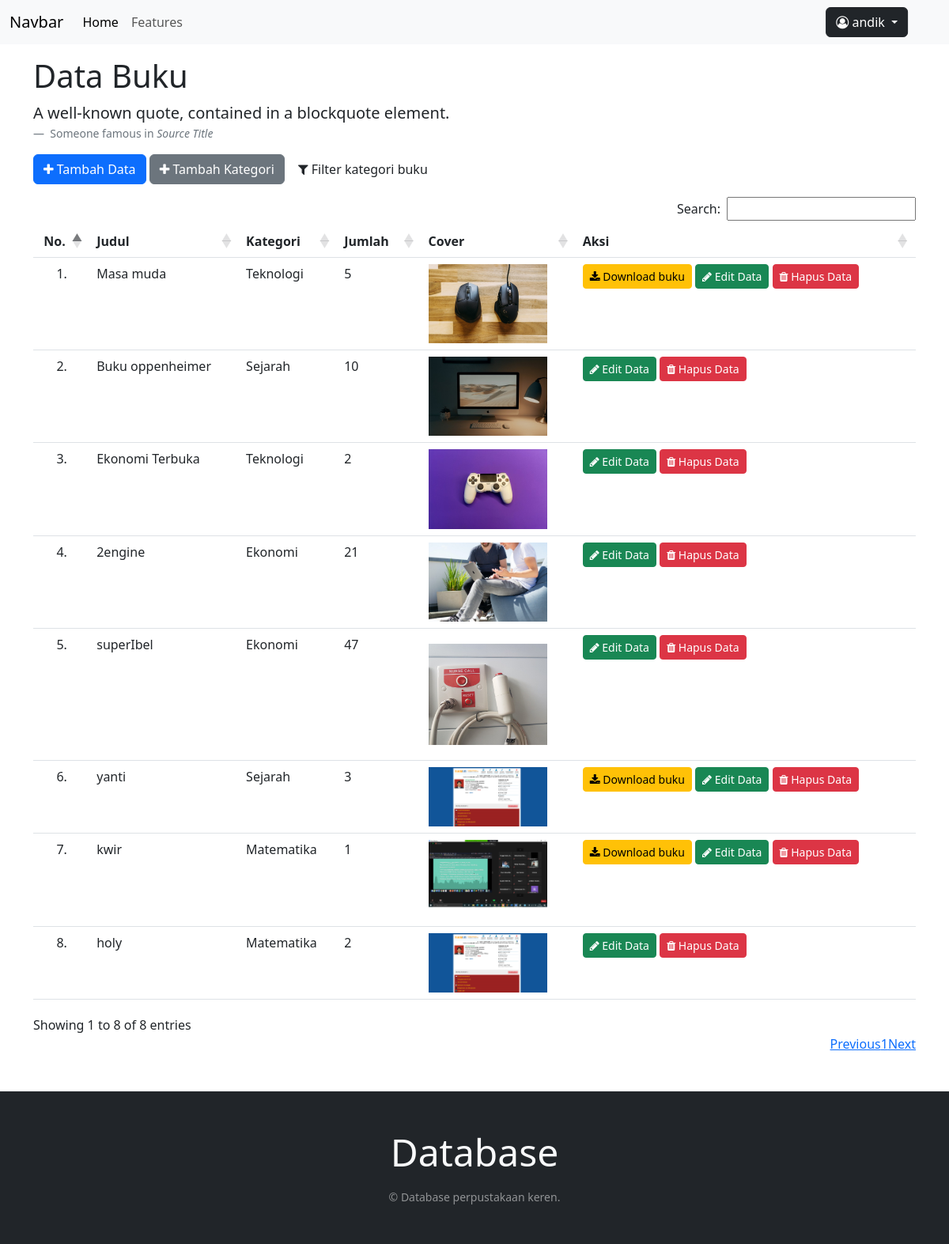
/index.php (signed in), run on the app's committed database.
### tables this page shows
CREATE TABLE `list_buku` (
  `id_buku` int(11) NOT NULL,
  `judul_buku` varchar(100) NOT NULL,
  `kategori` varchar(50) NOT NULL,
  `jumlah_buku` int(4) NOT NULL,
  `cover_buku` varchar(100) NOT NULL,
  `file_buku` varchar(100) NOT NULL,
  `owner` varchar(50) NOT NULL
);

### routers/user.php (called while the page is built, shortened)
<?php
function escape($data)
{
    global $conn;
    $data = mysqli_real_escape_string($conn, $data);
    return $data;
}
function cek_admin($user)
{
    global $conn;
    $user = escape($user);
    $query = "SELECT role FROM users WHERE username = '$user';";
    $sql = mysqli_query($conn, $query);
    $result = mysqli_fetch_assoc($sql)['role'];
    if ($result == 1){
        return true;
    } else {
        return false;
    }
}

### index.php (the view, shortened to what this page needs)
<?php
include("core/init.php");
include("routers/user.php");
$query = "SELECT * FROM list_buku;";
$sql = mysqli_query($conn, $query);
$no = 0;
include("views/header.php");
include("views/title.php");
?>
<div class="container">
    <div class="mb-3">
        <a href="views/buku.php" type="button" class="btn btn-primary">
            <i class="fa fa-plus" aria-hidden="true"></i>
            Tambah Data
        </a>
        <?php
        if (cek_admin($_SESSION['user'])) {
        ?>
            <a href="views/kategori.php" type="button" class="btn btn-secondary">
                <i class="fa fa-plus" aria-hidden="true"></i>
                Tambah Kategori
            </a>
        <?php } ?>
        <a href="views/filter.php" type="button" class="btn btn-tertiary">
            <i class="fa fa-filter" aria-hidden="true"></i>
            Filter kategori buku
        </a>
    </div>
    <div class="table-responsive">
        <table id="dt" class="table table-hover" style="width:100%">
            <thead>
                <tr>
                    <th>
                        <center>No.</center>
                    </th>
                    <th>Judul</th>
                    <th>Kategori</th>
                    <th>Jumlah</th>
                    <th>Cover</th>
                    <th>Aksi</th>
                </tr>
            </thead>
            <tbody>
                <?php
                while ($result = mysqli_fetch_assoc($sql)) {
                ?>
                    <tr>
                        <td>
                            <center><?php echo ++$no ?>.</center>
                        </td>
                        <td>
                            <?php echo $result["judul_buku"]; ?>
                        </td>
                        <td>
                            <?php echo $result["kategori"]; ?>
                        </td>
                        <td>
                            <?php echo $result["jumlah_buku"]; ?>
                        </td>
                        <td>
                            <img src="assets/images/<?php echo $result["cover_buku"]; ?>" style="width: 150px;">
                        </td>
                        <td>
                            <?php
                            if ($result["file_buku"] != "") {
                            ?>
                                <a href="assets/pdf/<?php echo $result["file_buku"]; ?>" download="" class="btn btn-sm btn-warning">
                                    <i class="fa fa-download" aria-hidden="true"></i>
                                    Download buku
                                </a>
                            <?php
                            }
                            ?>
                            <a href="views/buku.php?ubah=<?php echo $result["id_buku"]; ?>" type="button" class="btn btn-success btn-sm">
                                <i class="fa fa-pencil" aria-hidden="true"></i>
                                Edit Data
                            </a>
                            <?php if (cek_admin($_SESSION['user']) or $_SESSION['user'] == $result['owner']) { ?>
                                <a href="controllers/buku.php?hapus=<?php echo $result["id_buku"]; ?>" type="button" class="btn btn-danger btn-sm" onClick="return confirm('Hapus data')">
                                    <i class="fa fa-trash" aria-hidden="true"></i>
                                    Hapus Data
                                </a>
                            <?php } ?>
                        </td>
                    </tr>
                <?php } ?>
            </tbody>
        </table>
    </div>
</div>
</body>
<?php
include("views/footer.php")
?>
</html>

### views/header.php (shortened to what this page needs)
<!DOCTYPE html>
<html lang="en">
<head>
    <link href="styles/bootstrap5/css/bootstrap.min.css" rel="stylesheet">
    <link rel="stylesheet" href="styles/font-awesome/css/font-awesome.min.css">
    <link href="styles/DataTables/datatables.min.css" rel="stylesheet">
</head>
<body>
    <nav class="navbar navbar-expand-lg bg-body-tertiary mb-3">
        <div class="container-fluid">
            <a class="navbar-brand" href="#">Navbar</a>
            <div class="collapse navbar-collapse" id="navbarNav">
                <ul class="navbar-nav">
                    <li class="nav-item">
                        <a class="nav-link active" aria-current="page" href="#">Home</a>
                    </li>
                    <li class="nav-item">
                        <a class="nav-link" href="#">Features</a>
                    </li>
                </ul>
                <?php
                if (isset($_SESSION['user'])) {
                ?>
                    <div class="collapse navbar-collapse position-absolute top-50 end-0 translate-middle">
                        <ul class="navbar-nav">
                            <li class="nav-item dropdown">
                                <button class="btn btn-dark dropdown-toggle" data-bs-toggle="dropdown" aria-expanded="false">
                                    <i class="fa fa-user-circle-o" aria-hidden="true"></i>
                                    <?php echo $_SESSION['user']; ?>
                                </button>
                            </li>
                        </ul>
                    </div>
                <?php
                }
                ?>
            </div>
        </div>
    </nav>

### views/title.php
<div class="container mb-3  ">
    <h1 >Data Buku</h1>
    <figure>
        <blockquote class="blockquote">
            <p>A well-known quote, contained in a blockquote element.</p>
        </blockquote>
        <figcaption class="blockquote-footer">
            Someone famous in <cite title="Source Title">Source Title</cite>
        </figcaption>
    </figure>
</div>

### views/footer.php
    <footer class="bg-dark py-5 mt-5">
        <div class="container text-light text-center">
            <p class="display-5 mb-3">Database</p>
            <small class="text-white-50">&copy; Database perpustakaan keren.</small>
        </div>
    </footer>
</body>
</html>

### data on the page
list_buku: judul_buku "Masa muda", kategori "Teknologi", jumlah_buku "5", cover_buku (picture)
list_buku: judul_buku "Buku oppenheimer", kategori "Sejarah", jumlah_buku "10", cover_buku (picture)
list_buku: judul_buku "Ekonomi Terbuka", kategori "Teknologi", jumlah_buku "2", cover_buku (picture)
list_buku: judul_buku "2engine", kategori "Ekonomi", jumlah_buku "21", cover_buku (picture)
list_buku: judul_buku "superIbel", kategori "Ekonomi", jumlah_buku "47", cover_buku (picture)
list_buku: judul_buku "yanti", kategori "Sejarah", jumlah_buku "3", cover_buku (picture)
list_buku: judul_buku "kwir", kategori "Matematika", jumlah_buku "1", cover_buku (picture)
list_buku: judul_buku "holy", kategori "Matematika", jumlah_buku "2", cover_buku (picture)

### other printed values
$_SESSION['user'] "andik"
